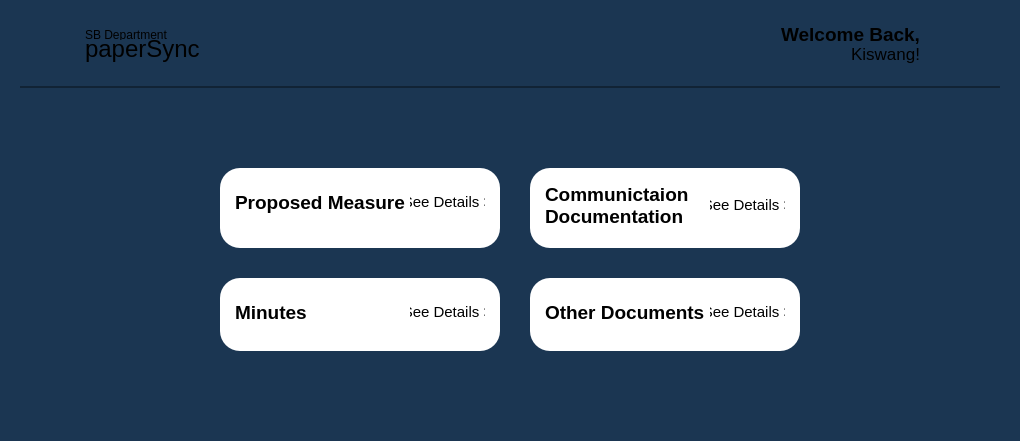
         <widget class="QWidget" name="homePage">
          <property name="styleSheet">
           <string notr="true">background-color: #1b3652;</string>
          </property>
          <layout class="QVBoxLayout" name="verticalLayout_6">
           <property name="spacing">
            <number>0</number>
           </property>
           <property name="leftMargin">
            <number>20</number>
           </property>
           <property name="topMargin">
            <number>0</number>
           </property>
           <property name="rightMargin">
            <number>20</number>
           </property>
           <property name="bottomMargin">
            <number>0</number>
           </property>
           <item>
            <widget class="QWidget" name="header" native="true">
             <property name="styleSheet">
              <string notr="true">border-bottom: 2px solid #112335;</string>
             </property>
             <layout class="QHBoxLayout" name="horizontalLayout_3">
              <property name="spacing">
               <number>0</number>
              </property>
              <property name="leftMargin">
               <number>10</number>
              </property>
              <property name="topMargin">
               <number>15</number>
              </property>
              <property name="rightMargin">
               <number>10</number>
              </property>
              <property name="bottomMargin">
               <number>15</number>
              </property>
              <item>
               <widget class="QFrame" name="logo">
                <property name="styleSheet">
                 <string notr="true">border: none;</string>
                </property>
                <property name="frameShape">
                 <enum>QFrame::Shape::StyledPanel</enum>
                </property>
                <property name="frameShadow">
                 <enum>QFrame::Shadow::Raised</enum>
                </property>
                <layout class="QGridLayout" name="gridLayout_2">
                 <property name="leftMargin">
                  <number>0</number>
                 </property>
                 <property name="topMargin">
                  <number>0</number>
                 </property>
                 <property name="rightMargin">
                  <number>0</number>
                 </property>
                 <property name="bottomMargin">
                  <number>0</number>
                 </property>
                 <property name="spacing">
                  <number>0</number>
                 </property>
                 <item row="0" column="1">
                  <layout class="QGridLayout" name="gridLayout">
                   <property name="leftMargin">
                    <number>5</number>
                   </property>
                   <property name="topMargin">
                    <number>5</number>
                   </property>
                   <property name="spacing">
                    <number>0</number>
                   </property>
                   <item row="1" column="0">
                    <widget class="QLabel" name="paperLabel">
                     <property name="maximumSize">
                      <size>
                       <width>16777215</width>
                       <height>23</height>
                      </size>
                     </property>
                     <property name="font">
                      <font>
                       <pointsize>18</pointsize>
                      </font>
                     </property>
                     <property name="text">
                      <string>paperSync</string>
                     </property>
                     <property name="alignment">
                      <set>Qt::AlignmentFlag::AlignBottom|Qt::AlignmentFlag::AlignLeading|Qt::AlignmentFlag::AlignLeft</set>
                     </property>
                    </widget>
                   </item>
                   <item row="0" column="0">
                    <widget class="QLabel" name="SBLabel">
                     <property name="maximumSize">
                      <size>
                       <width>16777215</width>
                       <height>10</height>
                      </size>
                     </property>
                     <property name="text">
                      <string>SB Department</string>
                     </property>
                     <property name="alignment">
                      <set>Qt::AlignmentFlag::AlignLeading|Qt::AlignmentFlag::AlignLeft|Qt::AlignmentFlag::AlignVCenter</set>
                     </property>
                    </widget>
                   </item>
                  </layout>
                 </item>
                 <item row="0" column="0">
                  <widget class="QLabel" name="logoLabel">
                   <property name="maximumSize">
                    <size>
                     <width>50</width>
                     <height>50</height>
                    </size>
                   </property>
                   <property name="text">
                    <string/>
                   </property>
                   <property name="pixmap">
                    <pixmap>:/images/assets/images/madridejosLogo.png</pixmap>
                   </property>
                   <property name="scaledContents">
                    <bool>true</bool>
                   </property>
                   <property name="alignment">
                    <set>Qt::AlignmentFlag::AlignCenter</set>
                   </property>
                  </widget>
                 </item>
                </layout>
               </widget>
              </item>
              <item>
               <widget class="QFrame" name="userr">
                <property name="styleSheet">
                 <string notr="true">border: none;</string>
                </property>
                <property name="frameShape">
                 <enum>QFrame::Shape::StyledPanel</enum>
                </property>
                <property name="frameShadow">
                 <enum>QFrame::Shadow::Raised</enum>
                </property>
                <layout class="QHBoxLayout" name="horizontalLayout_2">
                 <item>
                  <layout class="QGridLayout" name="gridLayout_3">
                   <property name="rightMargin">
                    <number>5</number>
                   </property>
                   <property name="spacing">
                    <number>0</number>
                   </property>
                   <item row="1" column="0">
                    <widget class="QLabel" name="usernameLabel">
                     <property name="maximumSize">
                      <size>
                       <width>16777215</width>
                       <height>20</height>
                      </size>
                     </property>
                     <property name="font">
                      <font>
                       <pointsize>13</pointsize>
                      </font>
                     </property>
                     <property name="text">
                      <string>Kiswang!</string>
                     </property>
                     <property name="alignment">
                      <set>Qt::AlignmentFlag::AlignBottom|Qt::AlignmentFlag::AlignRight|Qt::AlignmentFlag::AlignTrailing</set>
                     </property>
                    </widget>
                   </item>
                   <item row="0" column="0">
                    <widget class="QLabel" name="welcomeLabel">
                     <property name="maximumSize">
                      <size>
                       <width>16777215</width>
                       <height>20</height>
                      </size>
                     </property>
                     <property name="font">
                      <font>
                       <pointsize>14</pointsize>
                       <bold>true</bold>
                      </font>
                     </property>
                     <property name="text">
                      <string>Welcome Back,</string>
                     </property>
                     <property name="alignment">
                      <set>Qt::AlignmentFlag::AlignRight|Qt::AlignmentFlag::AlignTrailing|Qt::AlignmentFlag::AlignVCenter</set>
                     </property>
                    </widget>
                   </item>
                  </layout>
                 </item>
                 <item>
                  <widget class="QLabel" name="pfpLabel">
                   <property name="maximumSize">
                    <size>
                     <width>50</width>
                     <height>50</height>
                    </size>
                   </property>
                   <property name="text">
                    <string/>
                   </property>
                   <property name="pixmap">
                    <pixmap>:/images/assets/images/profilePic.png</pixmap>
                   </property>
                   <property name="scaledContents">
                    <bool>true</bool>
                   </property>
                  </widget>
                 </item>
                </layout>
               </widget>
              </item>
             </layout>
            </widget>
           </item>
           <item>
            <widget class="QWidget" name="mainBody" native="true">
             <property name="sizePolicy">
              <sizepolicy hsizetype="Preferred" vsizetype="Expanding">
               <horstretch>0</horstretch>
               <verstretch>0</verstretch>
              </sizepolicy>
             </property>
             <property name="styleSheet">
              <string notr="true"/>
             </property>
             <layout class="QGridLayout" name="gridLayout_5">
              <property name="leftMargin">
               <number>200</number>
              </property>
              <property name="topMargin">
               <number>80</number>
              </property>
              <property name="rightMargin">
               <number>200</number>
              </property>
              <property name="bottomMargin">
               <number>90</number>
              </property>
              <property name="spacing">
               <number>30</number>
              </property>
              <item row="0" column="0">
               <widget class="QFrame" name="pmContainer">
                <property name="styleSheet">
                 <string notr="true">background-color: white;
border-radius: 20px;
color: black;
</string>
                </property>
                <property name="frameShape">
                 <enum>QFrame::Shape::StyledPanel</enum>
                </property>
                <property name="frameShadow">
                 <enum>QFrame::Shadow::Raised</enum>
                </property>
                <layout class="QVBoxLayout" name="verticalLayout_7">
                 <property name="spacing">
                  <number>0</number>
                 </property>
                 <property name="leftMargin">
                  <number>10</number>
                 </property>
                 <property name="topMargin">
                  <number>10</number>
                 </property>
                 <property name="rightMargin">
                  <number>10</number>
                 </property>
                 <property name="bottomMargin">
                  <number>10</number>
                 </property>
                 <item alignment="Qt::AlignTop">
                  <widget class="QFrame" name="frame_8">
                   <property name="frameShape">
                    <enum>QFrame::Shape::StyledPanel</enum>
                   </property>
                   <property name="frameShadow">
                    <enum>QFrame::Shadow::Raised</enum>
                   </property>
                   <layout class="QHBoxLayout" name="horizontalLayout_8">
                    <property name="spacing">
                     <number>5</number>
                    </property>
                    <property name="leftMargin">
                     <number>5</number>
                    </property>
                    <property name="topMargin">
                     <number>5</number>
                    </property>
                    <property name="rightMargin">
                     <number>5</number>
                    </property>
                    <property name="bottomMargin">
                     <number>10</number>
                    </property>
                    <item>
                     <widget class="QLabel" name="pmLabel">
                      <property name="font">
                       <font>
                        <pointsize>14</pointsize>
                        <bold>true</bold>
                       </font>
                      </property>
                      <property name="text">
                       <string>Proposed Measure</string>
                      </property>
                      <property name="wordWrap">
                       <bool>true</bool>
                      </property>
                     </widget>
                    </item>
                    <item>
                     <widget class="QPushButton" name="pmBtn">
                      <property name="sizePolicy">
                       <sizepolicy hsizetype="Minimum" vsizetype="Fixed">
                        <horstretch>0</horstretch>
                        <verstretch>0</verstretch>
                       </sizepolicy>
                      </property>
                      <property name="maximumSize">
                       <size>
                        <width>75</width>
                        <height>16777215</height>
                       </size>
                      </property>
                      <property name="font">
                       <font>
                        <pointsize>11</pointsize>
                       </font>
                      </property>
                      <property name="layoutDirection">
                       <enum>Qt::LayoutDirection::RightToLeft</enum>
                      </property>
                      <property name="styleSheet">
                       <string notr="true">padding: 10px 0px;</string>
                      </property>
                      <property name="text">
                       <string>See Details &gt;</string>
                      </property>
                     </widget>
                    </item>
                   </layout>
                  </widget>
                 </item>
                 <item>
                  <widget class="QFrame" name="pmFrameclick">
                   <property name="sizePolicy">
                    <sizepolicy hsizetype="Preferred" vsizetype="Expanding">
                     <horstretch>0</horstretch>
                     <verstretch>0</verstretch>
                    </sizepolicy>
                   </property>
                   <property name="styleSheet">
                    <string notr="true">background: qlineargradient(
    x1: 0, y1: 0,
    x2: 1, y2: 1,
	stop: 0 #46697a,   
    stop: 0.5 #5e8ba0, 
    stop: 1 #8db0c0
);</string>
                   </property>
                   <property name="frameShape">
                    <enum>QFrame::Shape::StyledPanel</enum>
                   </property>
                   <property name="frameShadow">
                    <enum>QFrame::Shadow::Raised</enum>
                   </property>
                  </widget>
                 </item>
                </layout>
               </widget>
              </item>
              <item row="1" column="0">
               <widget class="QFrame" name="minContainer">
                <property name="styleSheet">
                 <string notr="true">background-color: white;
border-radius: 20px;
color: black;</string>
                </property>
                <property name="frameShape">
                 <enum>QFrame::Shape::StyledPanel</enum>
                </property>
                <property name="frameShadow">
                 <enum>QFrame::Shadow::Raised</enum>
                </property>
                <layout class="QVBoxLayout" name="verticalLayout_9">
                 <property name="spacing">
                  <number>0</number>
                 </property>
                 <property name="leftMargin">
                  <number>10</number>
                 </property>
                 <property name="topMargin">
                  <number>10</number>
                 </property>
                 <property name="rightMargin">
                  <number>10</number>
                 </property>
                 <property name="bottomMargin">
                  <number>10</number>
                 </property>
                 <item alignment="Qt::AlignTop">
                  <widget class="QFrame" name="frame_10">
                   <property name="frameShape">
                    <enum>QFrame::Shape::StyledPanel</enum>
                   </property>
                   <property name="frameShadow">
                    <enum>QFrame::Shadow::Raised</enum>
                   </property>
                   <layout class="QHBoxLayout" name="horizontalLayout_10">
                    <property name="spacing">
                     <number>5</number>
                    </property>
                    <property name="leftMargin">
                     <number>5</number>
                    </property>
                    <property name="topMargin">
                     <number>5</number>
                    </property>
                    <property name="rightMargin">
                     <number>5</number>
                    </property>
                    <property name="bottomMargin">
                     <number>10</number>
                    </property>
                    <item>
                     <widget class="QLabel" name="minLabel">
                      <property name="font">
                       <font>
                        <pointsize>14</pointsize>
                        <bold>true</bold>
                       </font>
                      </property>
                      <property name="text">
                       <string>Minutes</string>
                      </property>
                     </widget>
                    </item>
                    <item alignment="Qt::AlignRight">
                     <widget class="QPushButton" name="minBtn">
                      <property name="maximumSize">
                       <size>
                        <width>75</width>
                        <height>16777215</height>
                       </size>
                      </property>
                      <property name="font">
                       <font>
                        <pointsize>11</pointsize>
                       </font>
                      </property>
                      <property name="styleSheet">
                       <string notr="true">padding: 10px 0px;</string>
                      </property>
                      <property name="text">
                       <string>See Details &gt;</string>
                      </property>
                     </widget>
                    </item>
                   </layout>
                  </widget>
                 </item>
                 <item>
                  <widget class="QFrame" name="minFrameclick">
                   <property name="sizePolicy">
                    <sizepolicy hsizetype="Preferred" vsizetype="Expanding">
                     <horstretch>0</horstretch>
                     <verstretch>0</verstretch>
                    </sizepolicy>
                   </property>
                   <property name="styleSheet">
                    <string notr="true">background: qlineargradient(
    x1: 0, y1: 0,
    x2: 1, y2: 1,
	stop: 0 #46697a,   
    stop: 0.5 #5e8ba0, 
    stop: 1 #8db0c0
);</string>
                   </property>
                   <property name="frameShape">
                    <enum>QFrame::Shape::StyledPanel</enum>
                   </property>
                   <property name="frameShadow">
                    <enum>QFrame::Shadow::Raised</enum>
                   </property>
                  </widget>
                 </item>
                </layout>
               </widget>
              </item>
              <item row="0" column="1">
               <widget class="QFrame" name="cdContainer">
                <property name="styleSheet">
                 <string notr="true">background-color: white;
border-radius: 20px;
color: black;</string>
                </property>
                <property name="frameShape">
                 <enum>QFrame::Shape::StyledPanel</enum>
                </property>
                <property name="frameShadow">
                 <enum>QFrame::Shadow::Raised</enum>
                </property>
                <layout class="QVBoxLayout" name="verticalLayout_8">
                 <property name="spacing">
                  <number>0</number>
                 </property>
                 <property name="leftMargin">
                  <number>10</number>
                 </property>
                 <property name="topMargin">
                  <number>10</number>
                 </property>
                 <property name="rightMargin">
                  <number>10</number>
                 </property>
                 <property name="bottomMargin">
                  <number>10</number>
                 </property>
                 <item>
                  <widget class="QFrame" name="frame_9">
                   <property name="frameShape">
                    <enum>QFrame::Shape::StyledPanel</enum>
                   </property>
                   <property name="frameShadow">
                    <enum>QFrame::Shadow::Raised</enum>
                   </property>
                   <layout class="QHBoxLayout" name="horizontalLayout_9">
                    <property name="spacing">
                     <number>5</number>
                    </property>
                    <property name="leftMargin">
                     <number>5</number>
                    </property>
                    <property name="topMargin">
                     <number>5</number>
                    </property>
                    <property name="rightMargin">
                     <number>5</number>
                    </property>
                    <property name="bottomMargin">
                     <number>10</number>
                    </property>
                    <item>
                     <widget class="QLabel" name="cdLabel">
                      <property name="font">
                       <font>
                        <pointsize>14</pointsize>
                        <bold>true</bold>
                       </font>
                      </property>
                      <property name="text">
                       <string>Communictaion Documentation</string>
                      </property>
                      <property name="wordWrap">
                       <bool>true</bool>
                      </property>
                     </widget>
                    </item>
                    <item>
                     <widget class="QPushButton" name="commDocbtn">
                      <property name="maximumSize">
                       <size>
                        <width>75</width>
                        <height>16777215</height>
                       </size>
                      </property>
                      <property name="font">
                       <font>
                        <pointsize>11</pointsize>
                       </font>
                      </property>
                      <property name="layoutDirection">
                       <enum>Qt::LayoutDirection::RightToLeft</enum>
                      </property>
                      <property name="styleSheet">
                       <string notr="true">padding: 10px 0px;</string>
                      </property>
                      <property name="text">
                       <string>See Details &gt;</string>
                      </property>
                     </widget>
                    </item>
                   </layout>
                  </widget>
                 </item>
                 <item>
                  <widget class="QFrame" name="cdFrameclick">
                   <property name="sizePolicy">
                    <sizepolicy hsizetype="Preferred" vsizetype="Expanding">
                     <horstretch>0</horstretch>
                     <verstretch>0</verstretch>
                    </sizepolicy>
                   </property>
                   <property name="styleSheet">
                    <string notr="true">background: qlineargradient(
    x1: 0, y1: 0,
    x2: 1, y2: 1,
	stop: 0 #46697a,   
    stop: 0.5 #5e8ba0, 
    stop: 1 #8db0c0
);</string>
                   </property>
                   <property name="frameShape">
                    <enum>QFrame::Shape::StyledPanel</enum>
                   </property>
                   <property name="frameShadow">
                    <enum>QFrame::Shadow::Raised</enum>
                   </property>
                  </widget>
                 </item>
                </layout>
               </widget>
              </item>
              <item row="1" column="1">
               <widget class="QFrame" name="odContainer">
                <property name="styleSheet">
                 <string notr="true">background-color: white;
border-radius: 20px;
color: black;</string>
                </property>
                <property name="frameShape">
                 <enum>QFrame::Shape::StyledPanel</enum>
                </property>
                <property name="frameShadow">
                 <enum>QFrame::Shadow::Raised</enum>
                </property>
                <layout class="QVBoxLayout" name="verticalLayout_10">
                 <property name="spacing">
                  <number>0</number>
                 </property>
                 <property name="leftMargin">
                  <number>10</number>
                 </property>
                 <property name="topMargin">
                  <number>10</number>
                 </property>
                 <property name="rightMargin">
                  <number>10</number>
                 </property>
                 <property name="bottomMargin">
                  <number>10</number>
                 </property>
                 <item alignment="Qt::AlignTop">
                  <widget class="QFrame" name="frame_11">
                   <property name="frameShape">
                    <enum>QFrame::Shape::StyledPanel</enum>
                   </property>
                   <property name="frameShadow">
                    <enum>QFrame::Shadow::Raised</enum>
                   </property>
                   <layout class="QHBoxLayout" name="horizontalLayout_11">
                    <property name="spacing">
                     <number>5</number>
                    </property>
                    <property name="leftMargin">
                     <number>5</number>
                    </property>
                    <property name="topMargin">
                     <number>5</number>
                    </property>
                    <property name="rightMargin">
                     <number>5</number>
                    </property>
                    <property name="bottomMargin">
                     <number>10</number>
                    </property>
                    <item>
                     <widget class="QLabel" name="odLabel">
                      <property name="font">
                       <font>
                        <pointsize>14</pointsize>
                        <bold>true</bold>
                       </font>
                      </property>
                      <property name="text">
                       <string>Other Documents</string>
                      </property>
                      <property name="wordWrap">
                       <bool>true</bool>
                      </property>
                     </widget>
                    </item>
                    <item>
                     <widget class="QPushButton" name="odBtn">
                      <property name="maximumSize">
                       <size>
                        <width>75</width>
                        <height>16777215</height>
                       </size>
                      </property>
                      <property name="font">
                       <font>
                        <pointsize>11</pointsize>
                       </font>
                      </property>
                      <property name="layoutDirection">
                       <enum>Qt::LayoutDirection::RightToLeft</enum>
                      </property>
                      <property name="styleSheet">
                       <string notr="true">padding: 10px 0px;</string>
                      </property>
                      <property name="text">
                       <string>See Details &gt;</string>
                      </property>
                     </widget>
                    </item>
                   </layout>
                  </widget>
                 </item>
                 <item>
                  <widget class="QFrame" name="odFrameclick">
                   <property name="sizePolicy">
                    <sizepolicy hsizetype="Preferred" vsizetype="Expanding">
                     <horstretch>0</horstretch>
                     <verstretch>0</verstretch>
                    </sizepolicy>
                   </property>
                   <property name="styleSheet">
                    <string notr="true">background: qlineargradient(
    x1: 0, y1: 0,
    x2: 1, y2: 1,
	stop: 0 #46697a,   
    stop: 0.5 #5e8ba0, 
    stop: 1 #8db0c0
);</string>
                   </property>
                   <property name="frameShape">
                    <enum>QFrame::Shape::StyledPanel</enum>
                   </property>
                   <property name="frameShadow">
                    <enum>QFrame::Shadow::Raised</enum>
                   </property>
                  </widget>
                 </item>
                </layout>
               </widget>
              </item>
             </layout>
            </widget>
           </item>
          </layout>
         </widget>
